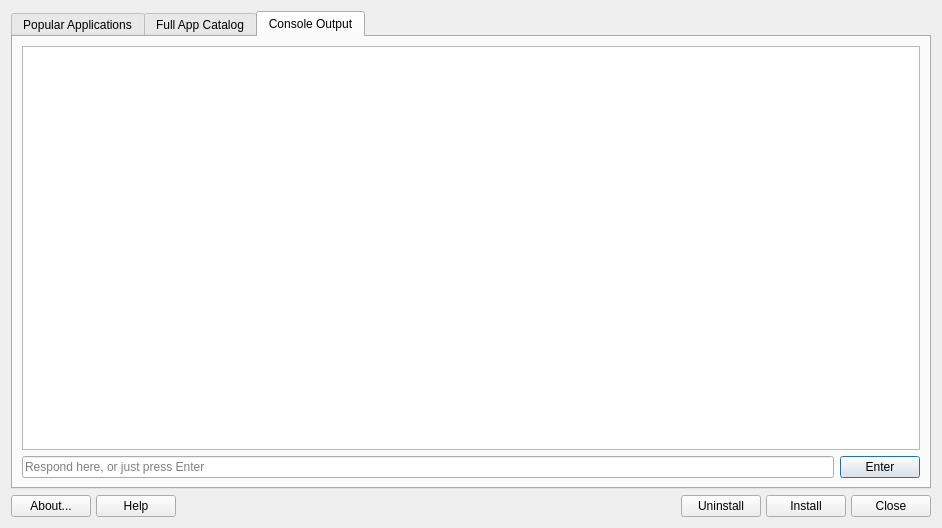
<?xml version="1.0" encoding="UTF-8"?>
<ui version="4.0">
 <class>MainWindow</class>
 <widget class="QDialog" name="MainWindow">
  <property name="geometry">
   <rect>
    <x>0</x>
    <y>0</y>
    <width>942</width>
    <height>528</height>
   </rect>
  </property>
  <property name="sizePolicy">
   <sizepolicy hsizetype="MinimumExpanding" vsizetype="MinimumExpanding">
    <horstretch>0</horstretch>
    <verstretch>0</verstretch>
   </sizepolicy>
  </property>
  <property name="windowTitle">
   <string>MX Package Installer</string>
  </property>
  <property name="sizeGripEnabled">
   <bool>false</bool>
  </property>
  <property name="modal">
   <bool>false</bool>
  </property>
  <layout class="QGridLayout" name="gridLayout_4">
   <item row="0" column="0">
    <widget class="QTabWidget" name="tabWidget">
     <property name="currentIndex">
      <number>2</number>
     </property>
     <property name="documentMode">
      <bool>false</bool>
     </property>
     <property name="tabsClosable">
      <bool>false</bool>
     </property>
     <property name="movable">
      <bool>false</bool>
     </property>
     <widget class="QWidget" name="tabApps">
      <property name="sizePolicy">
       <sizepolicy hsizetype="Expanding" vsizetype="Expanding">
        <horstretch>0</horstretch>
        <verstretch>0</verstretch>
       </sizepolicy>
      </property>
      <attribute name="title">
       <string>Popular Applications</string>
      </attribute>
      <layout class="QGridLayout" name="gridLayout">
       <item row="3" column="0" colspan="5">
        <widget class="QTreeWidget" name="treePopularApps">
         <property name="frameShadow">
          <enum>QFrame::Raised</enum>
         </property>
         <property name="tabKeyNavigation">
          <bool>true</bool>
         </property>
         <property name="selectionMode">
          <enum>QAbstractItemView::SingleSelection</enum>
         </property>
         <column>
          <property name="text">
           <string/>
          </property>
         </column>
         <column>
          <property name="text">
           <string/>
          </property>
         </column>
         <column>
          <property name="text">
           <string>Package</string>
          </property>
         </column>
         <column>
          <property name="text">
           <string>Info</string>
          </property>
         </column>
         <column>
          <property name="text">
           <string>Description</string>
          </property>
         </column>
        </widget>
       </item>
       <item row="2" column="2">
        <widget class="QLineEdit" name="searchPopular">
         <property name="minimumSize">
          <size>
           <width>150</width>
           <height>0</height>
          </size>
         </property>
         <property name="maximumSize">
          <size>
           <width>200</width>
           <height>16777215</height>
          </size>
         </property>
         <property name="placeholderText">
          <string>search</string>
         </property>
         <property name="clearButtonEnabled">
          <bool>true</bool>
         </property>
        </widget>
       </item>
       <item row="1" column="0" rowspan="2">
        <widget class="QLabel" name="label">
         <property name="text">
          <string>&lt;html&gt;&lt;head/&gt;&lt;body&gt;&lt;p&gt;&lt;span style=&quot; font-size:16pt;&quot;&gt;Manage popular packages&lt;/span&gt;&lt;/p&gt;&lt;p&gt;Greyed out items have already been installed.&lt;/p&gt;&lt;/body&gt;&lt;/html&gt;</string>
         </property>
        </widget>
       </item>
       <item row="2" column="1">
        <spacer name="horizontalSpacer">
         <property name="orientation">
          <enum>Qt::Horizontal</enum>
         </property>
         <property name="sizeType">
          <enum>QSizePolicy::Expanding</enum>
         </property>
         <property name="sizeHint" stdset="0">
          <size>
           <width>350</width>
           <height>20</height>
          </size>
         </property>
        </spacer>
       </item>
      </layout>
     </widget>
     <widget class="QWidget" name="tabOtherRepos">
      <property name="sizePolicy">
       <sizepolicy hsizetype="Expanding" vsizetype="Expanding">
        <horstretch>0</horstretch>
        <verstretch>0</verstretch>
       </sizepolicy>
      </property>
      <attribute name="title">
       <string>Full App Catalog</string>
      </attribute>
      <layout class="QGridLayout" name="gridLayout_2">
       <item row="0" column="0" colspan="4">
        <widget class="QGroupBox" name="groupBox">
         <property name="title">
          <string>Select source</string>
         </property>
         <layout class="QHBoxLayout" name="horizontalLayout">
          <item>
           <widget class="QRadioButton" name="radioStable">
            <property name="text">
             <string>Stable Repo</string>
            </property>
            <property name="checked">
             <bool>true</bool>
            </property>
           </widget>
          </item>
          <item>
           <widget class="QRadioButton" name="radioMXtest">
            <property name="text">
             <string>MX Test Repo</string>
            </property>
            <property name="checked">
             <bool>false</bool>
            </property>
           </widget>
          </item>
          <item>
           <widget class="QRadioButton" name="radioBackports">
            <property name="text">
             <string>Debian Backports Repo</string>
            </property>
           </widget>
          </item>
          <item>
           <spacer name="horizontalSpacer_3">
            <property name="orientation">
             <enum>Qt::Horizontal</enum>
            </property>
            <property name="sizeHint" stdset="0">
             <size>
              <width>40</width>
              <height>20</height>
             </size>
            </property>
           </spacer>
          </item>
         </layout>
        </widget>
       </item>
       <item row="1" column="0">
        <widget class="QPushButton" name="icon">
         <property name="enabled">
          <bool>true</bool>
         </property>
         <property name="sizePolicy">
          <sizepolicy hsizetype="Fixed" vsizetype="Fixed">
           <horstretch>0</horstretch>
           <verstretch>0</verstretch>
          </sizepolicy>
         </property>
         <property name="maximumSize">
          <size>
           <width>24</width>
           <height>16777215</height>
          </size>
         </property>
         <property name="text">
          <string/>
         </property>
         <property name="iconSize">
          <size>
           <width>16</width>
           <height>16</height>
          </size>
         </property>
         <property name="shortcut">
          <string notr="true"/>
         </property>
         <property name="autoDefault">
          <bool>false</bool>
         </property>
         <property name="flat">
          <bool>true</bool>
         </property>
        </widget>
       </item>
       <item row="1" column="4">
        <spacer name="horizontalSpacer_2">
         <property name="orientation">
          <enum>Qt::Horizontal</enum>
         </property>
         <property name="sizeHint" stdset="0">
          <size>
           <width>109</width>
           <height>20</height>
          </size>
         </property>
        </spacer>
       </item>
       <item row="1" column="5">
        <widget class="QComboBox" name="comboFilter">
         <property name="enabled">
          <bool>false</bool>
         </property>
         <property name="minimumSize">
          <size>
           <width>150</width>
           <height>0</height>
          </size>
         </property>
         <property name="maximumSize">
          <size>
           <width>200</width>
           <height>16777215</height>
          </size>
         </property>
         <property name="toolTip">
          <string>&lt;html&gt;&lt;head/&gt;&lt;body&gt;&lt;p&gt;Filter packages according to their status.&lt;/p&gt;&lt;/body&gt;&lt;/html&gt;</string>
         </property>
         <property name="currentText">
          <string>All packages</string>
         </property>
         <item>
          <property name="text">
           <string>All packages</string>
          </property>
         </item>
         <item>
          <property name="text">
           <string>Installed</string>
          </property>
         </item>
         <item>
          <property name="text">
           <string>Upgradable</string>
          </property>
         </item>
         <item>
          <property name="text">
           <string>Not installed</string>
          </property>
         </item>
        </widget>
       </item>
       <item row="2" column="0" colspan="4">
        <widget class="QLabel" name="label_3">
         <property name="text">
          <string>Greyed out items have already been installed.</string>
         </property>
         <property name="margin">
          <number>0</number>
         </property>
         <property name="indent">
          <number>4</number>
         </property>
        </widget>
       </item>
       <item row="0" column="5">
        <widget class="QPushButton" name="buttonForceUpdate">
         <property name="minimumSize">
          <size>
           <width>150</width>
           <height>0</height>
          </size>
         </property>
         <property name="maximumSize">
          <size>
           <width>200</width>
           <height>16777215</height>
          </size>
         </property>
         <property name="text">
          <string>Refresh list</string>
         </property>
         <property name="autoDefault">
          <bool>false</bool>
         </property>
        </widget>
       </item>
       <item row="2" column="5">
        <widget class="QLineEdit" name="searchBox">
         <property name="minimumSize">
          <size>
           <width>150</width>
           <height>0</height>
          </size>
         </property>
         <property name="maximumSize">
          <size>
           <width>200</width>
           <height>16777215</height>
          </size>
         </property>
         <property name="placeholderText">
          <string>search</string>
         </property>
         <property name="clearButtonEnabled">
          <bool>true</bool>
         </property>
        </widget>
       </item>
       <item row="3" column="0" colspan="6">
        <widget class="QTreeWidget" name="treeOther">
         <column>
          <property name="text">
           <string notr="true"/>
          </property>
         </column>
         <column>
          <property name="text">
           <string/>
          </property>
         </column>
         <column>
          <property name="text">
           <string>Package Name</string>
          </property>
         </column>
         <column>
          <property name="text">
           <string>Version</string>
          </property>
         </column>
         <column>
          <property name="text">
           <string>Description</string>
          </property>
         </column>
         <column>
          <property name="text">
           <string notr="true">Status</string>
          </property>
         </column>
         <column>
          <property name="text">
           <string>Displayed</string>
          </property>
         </column>
        </widget>
       </item>
       <item row="1" column="1">
        <widget class="QLabel" name="label_2">
         <property name="text">
          <string>&lt;html&gt;&lt;head/&gt;&lt;body&gt;&lt;p&gt;= Upgradable package. Newer version available in selected repository.&lt;/p&gt;&lt;/body&gt;&lt;/html&gt;</string>
         </property>
         <property name="wordWrap">
          <bool>false</bool>
         </property>
         <property name="indent">
          <number>-1</number>
         </property>
        </widget>
       </item>
       <item row="4" column="0" colspan="6">
        <widget class="QFrame" name="frame">
         <property name="frameShape">
          <enum>QFrame::StyledPanel</enum>
         </property>
         <property name="frameShadow">
          <enum>QFrame::Raised</enum>
         </property>
         <layout class="QHBoxLayout" name="horizontalLayout_2">
          <item>
           <widget class="QLabel" name="labelTotalApps">
            <property name="text">
             <string>Total packages:</string>
            </property>
           </widget>
          </item>
          <item>
           <widget class="QLabel" name="labelNumApps">
            <property name="text">
             <string/>
            </property>
           </widget>
          </item>
          <item>
           <spacer name="horizontalSpacer_4">
            <property name="orientation">
             <enum>Qt::Horizontal</enum>
            </property>
            <property name="sizeType">
             <enum>QSizePolicy::Preferred</enum>
            </property>
            <property name="sizeHint" stdset="0">
             <size>
              <width>20</width>
              <height>20</height>
             </size>
            </property>
           </spacer>
          </item>
          <item>
           <widget class="QLabel" name="labelInstalled">
            <property name="text">
             <string>Installed:</string>
            </property>
           </widget>
          </item>
          <item>
           <widget class="QLabel" name="labelNumInst">
            <property name="text">
             <string/>
            </property>
           </widget>
          </item>
          <item>
           <spacer name="horizontalSpacer_6">
            <property name="orientation">
             <enum>Qt::Horizontal</enum>
            </property>
            <property name="sizeType">
             <enum>QSizePolicy::Preferred</enum>
            </property>
            <property name="sizeHint" stdset="0">
             <size>
              <width>20</width>
              <height>20</height>
             </size>
            </property>
           </spacer>
          </item>
          <item>
           <widget class="QLabel" name="labelUpgradable">
            <property name="text">
             <string>Upgradable:</string>
            </property>
           </widget>
          </item>
          <item>
           <widget class="QLabel" name="labelNumUpgr">
            <property name="text">
             <string/>
            </property>
           </widget>
          </item>
          <item>
           <widget class="QPushButton" name="buttonUpgradeAll">
            <property name="text">
             <string>Upgrade All</string>
            </property>
            <property name="icon">
             <iconset theme="system-upgrade">
              <normaloff/>
             </iconset>
            </property>
            <property name="autoDefault">
             <bool>false</bool>
            </property>
           </widget>
          </item>
          <item>
           <spacer name="horizontalSpacer_5">
            <property name="orientation">
             <enum>Qt::Horizontal</enum>
            </property>
            <property name="sizeHint" stdset="0">
             <size>
              <width>40</width>
              <height>20</height>
             </size>
            </property>
           </spacer>
          </item>
          <item>
           <widget class="QCheckBox" name="checkHideLibs">
            <property name="text">
             <string>Hide library and developer packages</string>
            </property>
            <property name="checked">
             <bool>true</bool>
            </property>
           </widget>
          </item>
         </layout>
        </widget>
       </item>
      </layout>
     </widget>
     <widget class="QWidget" name="tabOutput">
      <attribute name="title">
       <string>Console Output</string>
      </attribute>
      <layout class="QGridLayout" name="gridLayout_3">
       <item row="1" column="1">
        <widget class="QPushButton" name="buttonEnter">
         <property name="text">
          <string>Enter</string>
         </property>
         <property name="icon">
          <iconset theme="key-enter">
           <normaloff/>
          </iconset>
         </property>
        </widget>
       </item>
       <item row="1" column="0">
        <widget class="QLineEdit" name="lineEdit">
         <property name="placeholderText">
          <string>Respond here, or just press Enter</string>
         </property>
        </widget>
       </item>
       <item row="0" column="0" colspan="2">
        <widget class="QPlainTextEdit" name="outputBox">
         <property name="readOnly">
          <bool>true</bool>
         </property>
        </widget>
       </item>
      </layout>
     </widget>
    </widget>
   </item>
   <item row="1" column="0">
    <layout class="QGridLayout" name="buttonBar" columnstretch="0,0,0,0,0,0,0,0,0,0">
     <property name="sizeConstraint">
      <enum>QLayout::SetDefaultConstraint</enum>
     </property>
     <property name="leftMargin">
      <number>0</number>
     </property>
     <property name="topMargin">
      <number>0</number>
     </property>
     <property name="rightMargin">
      <number>0</number>
     </property>
     <property name="bottomMargin">
      <number>0</number>
     </property>
     <property name="spacing">
      <number>5</number>
     </property>
     <item row="0" column="6">
      <widget class="QPushButton" name="buttonUninstall">
       <property name="sizePolicy">
        <sizepolicy hsizetype="Minimum" vsizetype="Preferred">
         <horstretch>0</horstretch>
         <verstretch>0</verstretch>
        </sizepolicy>
       </property>
       <property name="text">
        <string>Uninstall</string>
       </property>
       <property name="icon">
        <iconset theme="archive-remove">
         <normaloff/>
        </iconset>
       </property>
       <property name="shortcut">
        <string>Alt+U</string>
       </property>
       <property name="autoDefault">
        <bool>false</bool>
       </property>
      </widget>
     </item>
     <item row="0" column="2">
      <spacer name="horizontalSpacer1">
       <property name="orientation">
        <enum>Qt::Horizontal</enum>
       </property>
       <property name="sizeType">
        <enum>QSizePolicy::Expanding</enum>
       </property>
       <property name="sizeHint" stdset="0">
        <size>
         <width>40</width>
         <height>20</height>
        </size>
       </property>
      </spacer>
     </item>
     <item row="0" column="0">
      <widget class="QPushButton" name="buttonAbout">
       <property name="sizePolicy">
        <sizepolicy hsizetype="Minimum" vsizetype="Preferred">
         <horstretch>0</horstretch>
         <verstretch>0</verstretch>
        </sizepolicy>
       </property>
       <property name="toolTip">
        <string>About this application</string>
       </property>
       <property name="text">
        <string>About...</string>
       </property>
       <property name="icon">
        <iconset theme="help-about">
         <normaloff/>
        </iconset>
       </property>
       <property name="shortcut">
        <string>Alt+B</string>
       </property>
       <property name="autoDefault">
        <bool>false</bool>
       </property>
      </widget>
     </item>
     <item row="0" column="1">
      <widget class="QPushButton" name="buttonHelp">
       <property name="sizePolicy">
        <sizepolicy hsizetype="Minimum" vsizetype="Preferred">
         <horstretch>0</horstretch>
         <verstretch>0</verstretch>
        </sizepolicy>
       </property>
       <property name="toolTip">
        <string>Display help </string>
       </property>
       <property name="text">
        <string>Help</string>
       </property>
       <property name="icon">
        <iconset theme="help-contents">
         <normaloff/>
        </iconset>
       </property>
       <property name="shortcut">
        <string>Alt+H</string>
       </property>
       <property name="autoDefault">
        <bool>false</bool>
       </property>
      </widget>
     </item>
     <item row="0" column="7">
      <widget class="QPushButton" name="buttonInstall">
       <property name="sizePolicy">
        <sizepolicy hsizetype="Minimum" vsizetype="Preferred">
         <horstretch>0</horstretch>
         <verstretch>0</verstretch>
        </sizepolicy>
       </property>
       <property name="text">
        <string>Install</string>
       </property>
       <property name="icon">
        <iconset theme="run-install">
         <normaloff/>
        </iconset>
       </property>
       <property name="shortcut">
        <string>Alt+I</string>
       </property>
       <property name="autoDefault">
        <bool>false</bool>
       </property>
       <property name="default">
        <bool>false</bool>
       </property>
      </widget>
     </item>
     <item row="0" column="5">
      <spacer name="horizontalSpacer2">
       <property name="orientation">
        <enum>Qt::Horizontal</enum>
       </property>
       <property name="sizeType">
        <enum>QSizePolicy::Expanding</enum>
       </property>
       <property name="sizeHint" stdset="0">
        <size>
         <width>40</width>
         <height>20</height>
        </size>
       </property>
      </spacer>
     </item>
     <item row="0" column="9">
      <widget class="QPushButton" name="buttonCancel">
       <property name="sizePolicy">
        <sizepolicy hsizetype="Minimum" vsizetype="Preferred">
         <horstretch>0</horstretch>
         <verstretch>0</verstretch>
        </sizepolicy>
       </property>
       <property name="toolTip">
        <string>Quit application</string>
       </property>
       <property name="text">
        <string>Close</string>
       </property>
       <property name="icon">
        <iconset theme="window-close">
         <normaloff/>
        </iconset>
       </property>
       <property name="shortcut">
        <string>Alt+C</string>
       </property>
       <property name="autoDefault">
        <bool>false</bool>
       </property>
      </widget>
     </item>
     <item row="0" column="3">
      <widget class="QLabel" name="labelMX">
       <property name="maximumSize">
        <size>
         <width>32</width>
         <height>32</height>
        </size>
       </property>
       <property name="midLineWidth">
        <number>0</number>
       </property>
       <property name="text">
        <string/>
       </property>
       <property name="pixmap">
        <pixmap resource="images.qrc">:/icons/icons/logo.png</pixmap>
       </property>
       <property name="scaledContents">
        <bool>true</bool>
       </property>
      </widget>
     </item>
    </layout>
   </item>
  </layout>
 </widget>
 <tabstops>
  <tabstop>tabWidget</tabstop>
  <tabstop>searchPopular</tabstop>
  <tabstop>treePopularApps</tabstop>
  <tabstop>buttonAbout</tabstop>
  <tabstop>buttonHelp</tabstop>
  <tabstop>buttonInstall</tabstop>
  <tabstop>buttonCancel</tabstop>
 </tabstops>
 <resources>
  <include location="images.qrc"/>
 </resources>
 <connections/>
</ui>
